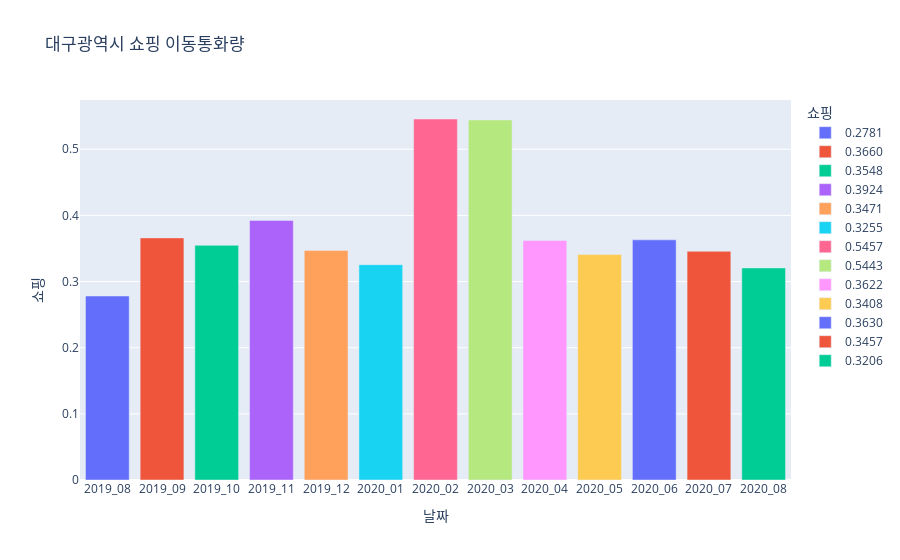

This figure's notebook cell:
### Code cell
fig=px.bar(skt_shopping, x='날짜', y='쇼핑', color='쇼핑', title='대구광역시 쇼핑 이동통화량')
fig.show()

### Figure 1 — Plotly figure (JSON) as saved in the notebook; plotly's stock layout.template omitted (floating-point values rounded to 4 significant figures)
{"data": [{"alignmentgroup": "True", "hovertemplate": "쇼핑=%{y}<br>날짜=%{x}<extra></extra>", "legendgroup": "0.2781", "marker": {"color": "#636efa"}, "name": "0.2781", "offsetgroup": "0.2781", "orientation": "v", "showlegend": true, "textposition": "auto", "type": "bar", "x": ["2019_08"], "xaxis": "x", "y": ["0.2781"], "yaxis": "y"}, {"alignmentgroup": "True", "hovertemplate": "쇼핑=%{y}<br>날짜=%{x}<extra></extra>", "legendgroup": "0.3660", "marker": {"color": "#EF553B"}, "name": "0.3660", "offsetgroup": "0.3660", "orientation": "v", "showlegend": true, "textposition": "auto", "type": "bar", "x": ["2019_09"], "xaxis": "x", "y": ["0.3660"], "yaxis": "y"}, {"alignmentgroup": "True", "hovertemplate": "쇼핑=%{y}<br>날짜=%{x}<extra></extra>", "legendgroup": "0.3548", "marker": {"color": "#00cc96"}, "name": "0.3548", "offsetgroup": "0.3548", "orientation": "v", "showlegend": true, "textposition": "auto", "type": "bar", "x": ["2019_10"], "xaxis": "x", "y": ["0.3548"], "yaxis": "y"}, {"alignmentgroup": "True", "hovertemplate": "쇼핑=%{y}<br>날짜=%{x}<extra></extra>", "legendgroup": "0.3924", "marker": {"color": "#ab63fa"}, "name": "0.3924", "offsetgroup": "0.3924", "orientation": "v", "showlegend": true, "textposition": "auto", "type": "bar", "x": ["2019_11"], "xaxis": "x", "y": ["0.3924"], "yaxis": "y"}, {"alignmentgroup": "True", "hovertemplate": "쇼핑=%{y}<br>날짜=%{x}<extra></extra>", "legendgroup": "0.3471", "marker": {"color": "#FFA15A"}, "name": "0.3471", "offsetgroup": "0.3471", "orientation": "v", "showlegend": true, "textposition": "auto", "type": "bar", "x": ["2019_12"], "xaxis": "x", "y": ["0.3471"], "yaxis": "y"}, {"alignmentgroup": "True", "hovertemplate": "쇼핑=%{y}<br>날짜=%{x}<extra></extra>", "legendgroup": "0.3255", "marker": {"color": "#19d3f3"}, "name": "0.3255", "offsetgroup": "0.3255", "orientation": "v", "showlegend": true, "textposition": "auto", "type": "bar", "x": ["2020_01"], "xaxis": "x", "y": ["0.3255"], "yaxis": "y"}, {"alignmentgroup": "True", "hovertemplate": "쇼핑=%{y}<br>날짜=%{x}<extra></extra>", "legendgroup": "0.5457", "marker": {"color": "#FF6692"}, "name": "0.5457", "offsetgroup": "0.5457", "orientation": "v", "showlegend": true, "textposition": "auto", "type": "bar", "x": ["2020_02"], "xaxis": "x", "y": ["0.5457"], "yaxis": "y"}, {"alignmentgroup": "True", "hovertemplate": "쇼핑=%{y}<br>날짜=%{x}<extra></extra>", "legendgroup": "0.5443", "marker": {"color": "#B6E880"}, "name": "0.5443", "offsetgroup": "0.5443", "orientation": "v", "showlegend": true, "textposition": "auto", "type": "bar", "x": ["2020_03"], "xaxis": "x", "y": ["0.5443"], "yaxis": "y"}, {"alignmentgroup": "True", "hovertemplate": "쇼핑=%{y}<br>날짜=%{x}<extra></extra>", "legendgroup": "0.3622", "marker": {"color": "#FF97FF"}, "name": "0.3622", "offsetgroup": "0.3622", "orientation": "v", "showlegend": true, "textposition": "auto", "type": "bar", "x": ["2020_04"], "xaxis": "x", "y": ["0.3622"], "yaxis": "y"}, {"alignmentgroup": "True", "hovertemplate": "쇼핑=%{y}<br>날짜=%{x}<extra></extra>", "legendgroup": "0.3408", "marker": {"color": "#FECB52"}, "name": "0.3408", "offsetgroup": "0.3408", "orientation": "v", "showlegend": true, "textposition": "auto", "type": "bar", "x": ["2020_05"], "xaxis": "x", "y": ["0.3408"], "yaxis": "y"}, {"alignmentgroup": "True", "hovertemplate": "쇼핑=%{y}<br>날짜=%{x}<extra></extra>", "legendgroup": "0.3630", "marker": {"color": "#636efa"}, "name": "0.3630", "offsetgroup": "0.3630", "orientation": "v", "showlegend": true, "textposition": "auto", "type": "bar", "x": ["2020_06"], "xaxis": "x", "y": ["0.3630"], "yaxis": "y"}, {"alignmentgroup": "True", "hovertemplate": "쇼핑=%{y}<br>날짜=%{x}<extra></extra>", "legendgroup": "0.3457", "marker": {"color": "#EF553B"}, "name": "0.3457", "offsetgroup": "0.3457", "orientation": "v", "showlegend": true, "textposition": "auto", "type": "bar", "x": ["2020_07"], "xaxis": "x", "y": ["0.3457"], "yaxis": "y"}, {"alignmentgroup": "True", "hovertemplate": "쇼핑=%{y}<br>날짜=%{x}<extra></extra>", "legendgroup": "0.3206", "marker": {"color": "#00cc96"}, "name": "0.3206", "offsetgroup": "0.3206", "orientation": "v", "showlegend": true, "textposition": "auto", "type": "bar", "x": ["2020_08"], "xaxis": "x", "y": ["0.3206"], "yaxis": "y"}], "layout": {"barmode": "relative", "legend": {"title": {"text": "쇼핑"}, "tracegroupgap": 0}, "title": {"text": "대구광역시 쇼핑 이동통화량"}, "xaxis": {"anchor": "y", "domain": [0, 1], "title": {"text": "날짜"}}, "yaxis": {"anchor": "x", "categoryarray": ["0.3206", "0.3457", "0.3630", "0.3408", "0.3622", "0.5443", "0.5457", "0.3255", "0.3471", "0.3924", "0.3548", "0.3660", "0.2781"], "categoryorder": "array", "domain": [0, 1], "title": {"text": "쇼핑"}}}}
